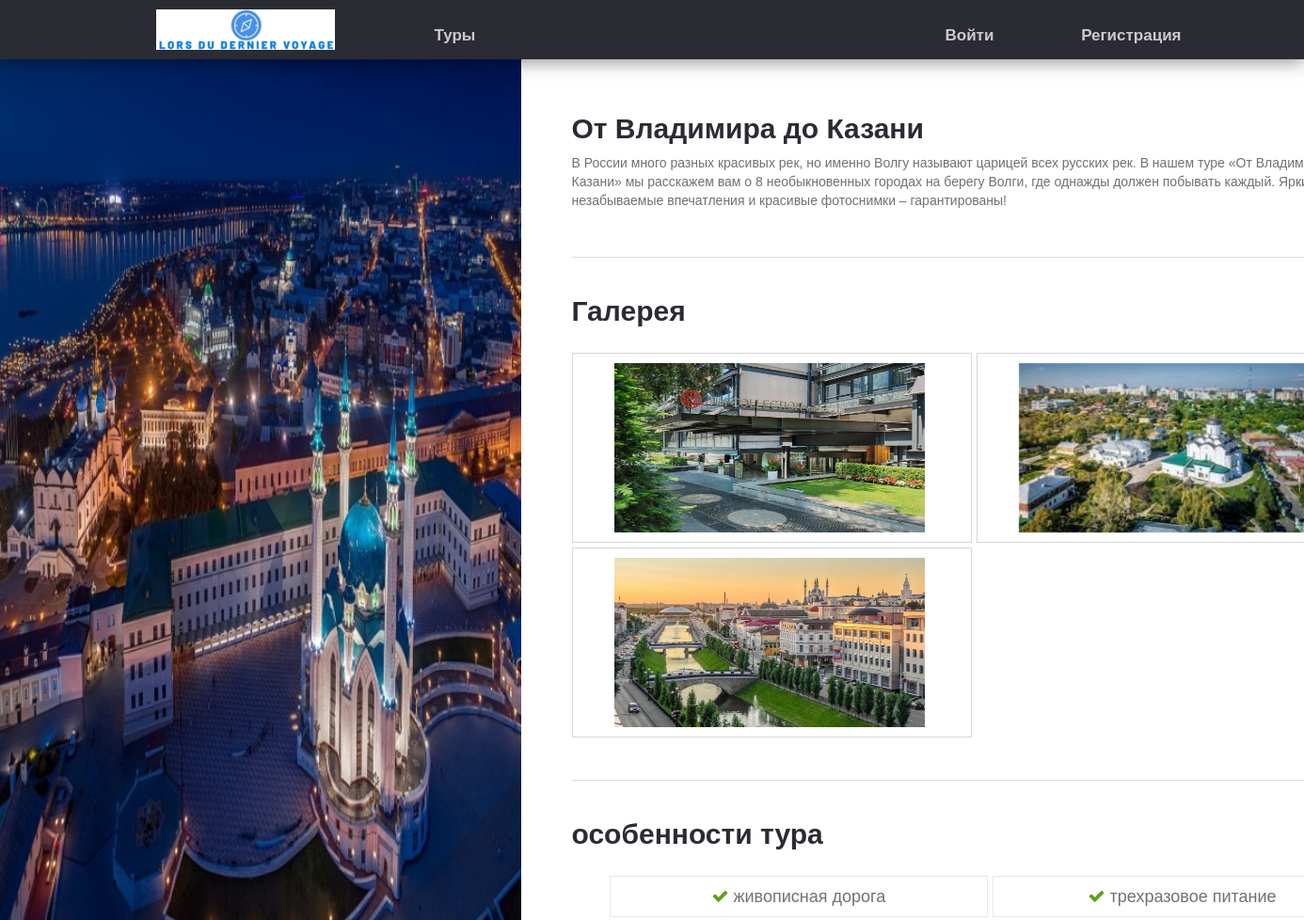
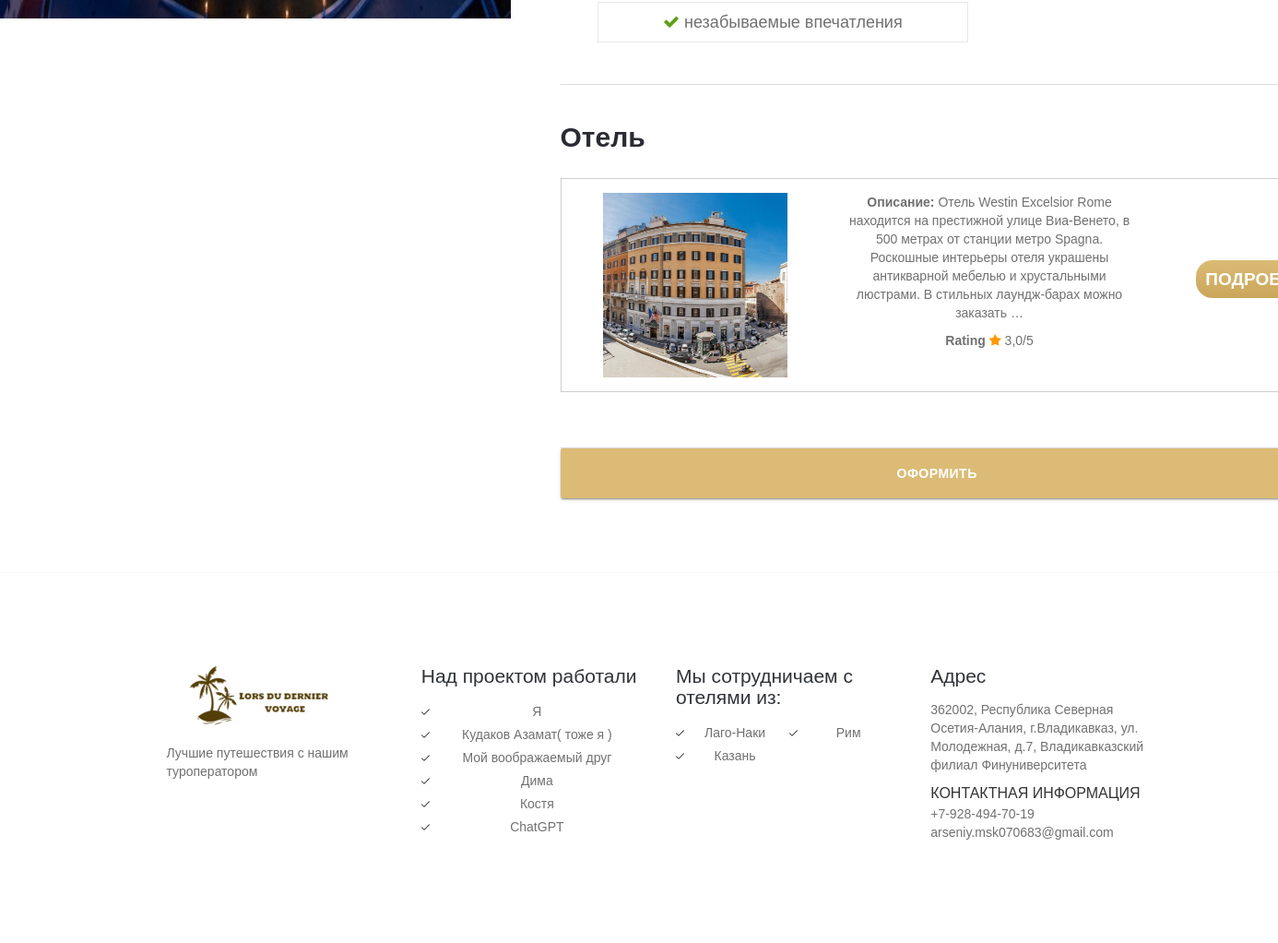
Screenshot of /tour_details/ot-vladimira-do-kazani-avtobusnyj-ekskursionnyj-tur-v-mae with the database file from the repository (2 pictures, top to bottom).
### tours/models.py (models this page shows, shortened)
class Tours(models.Model):
    name = models.CharField(max_length=255, verbose_name='Название')
    slug = models.SlugField(max_length=255, verbose_name='slug')
    description = models.TextField(verbose_name='Описание')
    city = models.CharField(max_length=255, verbose_name='Город/место')
    duration_days = models.IntegerField(verbose_name='длительность (дней)')
    max_adults = models.IntegerField(validators=[min_valid], verbose_name='максимум взрослых')
    max_kids = models.IntegerField(validators=[min_valid], verbose_name='масксимум детей')
    base_price = models.IntegerField(validators=[min_valid], verbose_name='Базовая стоимость')
    need_inter_pass = models.BooleanField(verbose_name='Нужен загранпаспорт')
    transit_in = models.OneToOneField(Transit, on_delete=models.PROTECT, related_name='transit_in_relate', verbose_name='Транспорт туда')
    transit_back = models.OneToOneField(Transit, on_delete=models.PROTECT, related_name='transit_back_relate', verbose_name='Транспорт обратно')
    main_image = models.ImageField(upload_to=tour_main_photo_location, verbose_name='Изображение', blank=True)
    hotel = models.ForeignKey(to=Hotels, on_delete=models.PROTECT, verbose_name='Отель')
    class Meta:
        ordering = ['name']
        verbose_name = 'Тур'
        verbose_name_plural = 'Туры'

class Hotels(models.Model):
    name = models.CharField(max_length=255, verbose_name='Название')
    slug = models.SlugField(max_length=255, verbose_name='slug')
    description = models.TextField(verbose_name='Описание')
    contact_info = models.CharField(max_length=100, verbose_name='Контактная информация')
    city = models.CharField(max_length=50, verbose_name='Город')
    rating = models.FloatField(validators=[min_valid], verbose_name='Рейтинг')
    food = models.CharField(max_length=50, verbose_name='Питание')
    main_image = models.ImageField(upload_to=hotel_main_photo_location, verbose_name='Изображение', blank=True)
    def get_absolute_url(self):
        return reverse('hotel_details', kwargs={'hotel_slug': self.slug})
    def __str__(self):
        return self.name
    class Meta:
        ordering = ['name']
        verbose_name = 'Отель'
        verbose_name_plural = 'Отели'

### tours/views.py (the view)
# urls.py: path('tour_details/<slug:tour_slug>', TourView.as_view(), name='tour_details'),
class TourView(DataMixin, DetailView):
    model = Tours
    template_name = 'tours/tour_details.html'
    context_object_name = 'tour'
    slug_url_kwarg = 'tour_slug'
    def get_context_data(self, *object_list, **kwargs):
        context = super().get_context_data(**kwargs)
        hotel = Hotels.objects.get(name=context['tour'].hotel)
        images = TourImages.objects.filter(tour=context['tour'])
        images_urls = [image.image.url for image in images]
        description = context['tour'].description
        description = description.split('fechs')
        main_text, fechs = description[0], description[1]
        fechs = fechs.split('|')
        dop_context = {
            'hotel': hotel,
            'main_text': main_text,
            'fechs' : fechs,
            'images_urls': images_urls,
            'title': context['tour'].name
        }
        c_def = self.get_user_context(**dop_context)
        context = dict(list(context.items()) + list(c_def.items()))
        return context

### tours/mixin.py (called while the page is built)
    def get_user_context(self, **kwargs):
        context = kwargs
        cities = Hotels.objects.all()[:6]
        context['cities'] = cities
        return context

### templates/tours/tour_details.html (shortened to what this page needs)
{% extends 'tours/base.html' %}
{% load static %}
{% block content %}
	<div class="inn-body-section inn-detail">
		<div class="container">
			<div class="row">
				<div class="inn-bod">
					<div class="inn-detail-p1 inn-com">
						<h2>{{ tour.name }}</h2>
						<p>{{ main_text }}</p>
                    </div>
                    <div class="inn-detail-p1 inn-com">
						<div class="detail-title">
							<h2>Галерея</h2>
						</div>
						<div class="room-photo-all">
                            {% for url in images_urls %}
                                <div class="col-md-6 room-photo">
                                    <div class="gall-grid room-photo-gal"> <img class="materialboxed" src="{{ url }}" alt="" /> </div>
                                </div>
                            {% endfor %}
						</div>
					</div>
					<div class="inn-detail-p1 inn-com inn-com-list-point">
						<div class="detail-title">
							<h2>особенности тура</h2>
						</div>
						<ul style="text-align: center;">
                            {% for fech in fechs %}
							    <li><i class="fa fa-check" aria-hidden="true"></i>{{ fech }}</li>
                            {% endfor %}
						</ul>
					</div>
					<div class="inn-detail-p1 inn-com">
						<div class="detail-title">
							<h2>Отель</h2>
						</div>
						<div class="re-room">
							<ul>
                                <li>
                                    <div class="re-room-list">
                                        <div class="col-md-4 re-room-list-1"><img src="{{ hotel.main_image.url }}" alt=""> </div>
                                        <div class="col-md-5 re-room-list-2">
                                            <p><b>Описание: </b>{{ hotel.description|truncatewords:30 }}</p>
                                            <div class="r2-ratt"><b>Rating</b> <i class="fa fa-star"></i> {{ hotel.rating }}/5 </div>
                                        </div>
                                        <div class="col-md-3 re-room-list-2">
                                            <a href="{{ hotel.get_absolute_url }}" class="inn-room-book">Подробнее</a>
                                        </div>
                                    </div>
                                </li>
							</ul>
						</div>
					</div>
                {% if user.is_authenticated %}
                    <a class="waves-effect waves-light btn-large" href="{% url 'booking' tour_slug=tour.slug %}">
                        Оформить
                    </a>
                {% else %}
                    <a class="waves-effect waves-light btn-large" href="{% url 'login' %}">
                        Оформить
                    </a>
                {% endif %}
				</div>
			</div>
		</div>
	</div>
{% endblock content %}

### templates/tours/base.html (shortened to what this page needs)
{% load static %}
<!DOCTYPE html>
<html lang="en">
<head>
	<link rel="stylesheet" href="{% static 'css/font-awesome.min.css' %}">
	<link href="{% static 'css/materialize.css' %}" rel="stylesheet">
	<link href="{% static 'css/style.css' %}" rel="stylesheet">
	<link href="{% static 'css/bootstrap.css' %}" rel="stylesheet" type="text/css" />
</head>
<body>
	<section class="{{ section_type }}">
		<div class="menu-section">
			<div class="container">
				<div class="row">
					<div class="logo">
						<a href="{% url 'index' %}"><img src="{% static 'images/logo3.png' %}" alt="" />
						</a>
					</div>
					<div class="menu-bar">
						<ul class="left">
							<li class="left-li"><a href="{% url 'tours' ordering='name'%}">Туры</a></li>
						</ul>
						<ul style="text-align: right;">
							{% if user.is_authenticated %}
								<li><a href="{% url 'profile' user_id=user.id%}">Мой профиль</a>
								<li><a href="{% url 'logout' %}">Выйти</a></li>
							{% else %}
								<li><a href="{% url 'login' %}">Войти</a></li>
								<li><a href="{% url 'register' %}">Регистрация</a></li>
							{% endif %}
						</ul>
					</div>
				</div>
			</div>
		</div>
        {% block content %}
        {% endblock content %}
	</section>
	<footer class="site-footer clearfix">
	<div class="sidebar-container">
		<div class="sidebar-inner">
			<div class="widget-area clearfix">
				<div class="widget widget_azh_widget">
					<div>
						<div class="container">
							<div class="row">
								<div class="col-sm-12 col-md-3 foot-logo"> <img src="{% static 'images/logo1.png' %}" alt="logo">
									<p class="hasimg">Лучшие путешествия с нашим туроператором</p>
								</div>
								<div class="col-sm-12 col-md-3">
									<h4>Над проектом работали</h4>
									<ul class="one-column">
										<li>Я</li>
										<li>Кудаков Азамат( тоже я )</li>
										<li>Мой воображаемый друг</li>
										<li>Дима</li>
										<li>Костя</li>
                                        <li>ChatGPT</li>
									</ul>
								</div>
								<div class="col-sm-12 col-md-3">
									<h4>Мы сотрудничаем с отелями из:</h4>
									<ul class="two-columns">
										{% for tour in cities %}
											<li><a href="{{ tour.get_absolute_url }}">{{ tour.city }}</a>
											</li>
										{% endfor %}
									</ul>
								</div>
								<div class="col-sm-12 col-md-3">
									<h4>Адрес</h4>
									<p>362002, Республика Северная Осетия-Алания, г.Владикавказ, ул. Молодежная, д.7, Владикавказский филиал Финуниверситета</p>
									<p> <span class="foot-phone">Контактная информация</span> <span>+7-928-494-70-19</span>
									<span>arseniy.msk070683@gmail.com</span> </p>
								</div>
							</div>
						</div>
					</div>
				</div>
			</div>
		</div>
	</div>
</footer>
</body>
</html>

### rows the page displays
Tours: name "От Владимира до Казани"
Hotels: main_image (picture), description "Отель Westin Excelsior Rome находится на престижной улице Виа-Венето, в 500 метрах от станции метро Spagna. Роскошные интерьеры отеля украшены антикварной мебелью и хрустальными люстрами. В стильных лаундж-барах можно заказать …", rating "3,0", city "Казань"
Hotels: city "Лаго-Наки"
Hotels: city "Рим"

### other values shown
{{ fech }} "живописная дорога" "трехразовое питание" "незабываемые впечатления"
